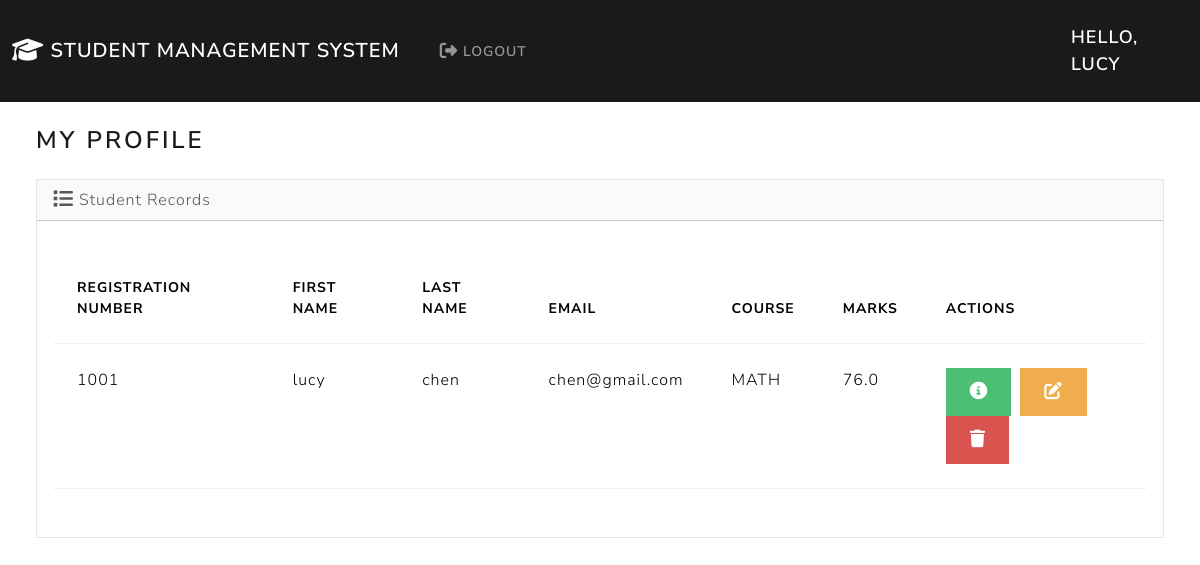
The page /user-page/ (signed in) on the database its author committed.
### students/models.py (models this page shows, shortened)
class Student(models.Model):
    user = models.ForeignKey(User, on_delete=models.CASCADE)
    registration_number = models.PositiveIntegerField()
    first_name = models.CharField(max_length=50)
    last_name = models.CharField(max_length=50)
    email = models.EmailField(max_length=100)
    course = models.CharField(max_length=50)
    marks = models.FloatField()

### students/views.py (the view)
# urls.py: path('user-page/', views.userPage, name='user-page'),
@login_required(login_url='login')
def userPage(request):
    try:
        user = request.user
        student = get_object_or_404(Student, user=user)
        return render(request, 'students/user.html', {'student': student})
    except Student.DoesNotExist:
        return HttpResponseServerError("Student does not exist for the current user")

### students/templatetags/has_group.py (called while the page is built)
@register.filter(name='has_group')
def has_group(user, group_name):
    group = Group.objects.get(name=group_name)
    return True if group in user.groups.all() else False

### students/templates/students/user.html (shortened to what this page needs)
{% extends "students/base.html" %}
{% block body %}
<h3 class="m-4">My Profile</h3>
<div class="row">
  <div class="col-12">
    {% if student %}
    <div class="card bg-light ms-4 me-4 md-4">
      <div class="card-header">
        <i class="fa-solid fa-list fa-lg"></i> Student Records
      </div>
      <div class="card-body">
        <p class="card-text">
        <div class="table-responsive">
          <table class="table table-hover">
            <thead>
              <tr>
                <th scope="col">Registration Number</th>
                <th scope="col">First Name</th>
                <th scope="col">Last Name</th>
                <th scope="col">Email</th>
                <th scope="col">Course</th>
                <th scope="col">Marks</th>
                <th scope="col">Actions</th>
              </tr>
            </thead>
            <tbody>
              <tr>
                <td>{{ student.registration_number }}</td>
                <td>{{ student.first_name }}</td>
                <td>{{ student.last_name }}</td>
                <td>{{ student.email }}</td>
                <td>{{ student.course }}</td>
                <td>{{ student.marks }}</td>
                <td>
                  <button type="button" class="btn btn-success me-1" href="{% url 'view_student' student.id %}"
                    data-bs-toggle="modal" data-bs-target="#myModal{{student.id}}">
                  </button>
                  <a class="btn btn-warning me-1" href="{% url 'edit' student.id %}">
                  </a>
                  <button type="button" class="btn btn-danger" data-bs-toggle="modal"
                    data-bs-target="#delete{{student.id}}">
                  </button>
                </td>
              </tr>
            </tbody>
          </table>
        </div>
        </p>
      </div>
    </div>
    {% else %}
    <h5 class="alert alert-primary ms-4 me-4">No Student Records</h5>
    {% endif %}
  </div>
</div>
{% endblock %}

### students/templates/students/base.html (shortened to what this page needs)
{% load static %}
{% load has_group %}
<!DOCTYPE html>
<html>
<head>
  <link rel="stylesheet" href="https://cdnjs.cloudflare.com/ajax/libs/font-awesome/6.5.1/css/all.min.css" />
  <link href="{% static 'css/bootstrap.min.css' %}" rel="stylesheet">
</head>
<body class="d-flex flex-column min-vh-100">
  <nav class="navbar navbar-expand-lg bg-primary" data-bs-theme="dark">
    <div class="container-fluid">
      <a class="navbar-brand" href="{% url 'index' %}">
        <i class="fa-solid fa-graduation-cap fa-lg"></i> Student Management System
      </a>
      <div class="collapse navbar-collapse" id="navbarColor01">
        <ul class="navbar-nav me-auto">
          <li class="nav-item">
            <a class="nav-link" href="{% url 'logout' %}">
               Logout
            </a>
          </li>
        </ul>
      </div>
    </div>
    <span class="hello-msg">Hello, {{request.user}}</span>
  </nav>
  <div class="container-fluid">
    {% block body %}
    {% endblock %}
  </div>
</body>
</html>

### students/templates/students/base.html (style rules this page uses)
.hello-msg { font-size: 18px; color: #fff; margin-right: 20px; }

### rows shown on the page
Student: registration_number "1001", first_name "lucy", last_name "chen", email "chen@gmail.com", course "MATH", marks "76.0"

### other values the page prints
{{ request.user }} "LUCY"
